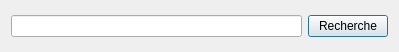
<?xml version="1.0" encoding="UTF-8"?>
<ui version="4.0">
 <class>SimbleBanDialogBase</class>
 <widget class="QDialog" name="SimbleBanDialogBase">
  <property name="geometry">
   <rect>
    <x>0</x>
    <y>0</y>
    <width>399</width>
    <height>52</height>
   </rect>
  </property>
  <property name="windowTitle">
   <string>Recherche d'adresse simple (BAN)</string>
  </property>
  <layout class="QVBoxLayout" name="verticalLayout">
   <item>
    <layout class="QHBoxLayout" name="horizontalLayout">
     <property name="sizeConstraint">
      <enum>QLayout::SetDefaultConstraint</enum>
     </property>
     <property name="leftMargin">
      <number>0</number>
     </property>
     <property name="topMargin">
      <number>0</number>
     </property>
     <item>
      <widget class="QLineEdit" name="barre"/>
     </item>
     <item>
      <widget class="QPushButton" name="recherche">
       <property name="text">
        <string>Recherche</string>
       </property>
      </widget>
     </item>
    </layout>
   </item>
  </layout>
 </widget>
 <resources/>
 <connections/>
</ui>
